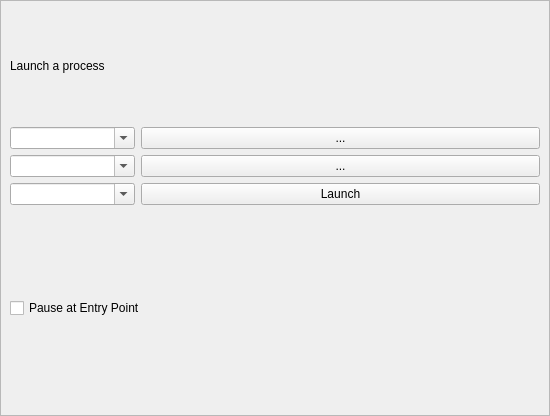
<?xml version="1.0" encoding="UTF-8"?>
<ui version="4.0">
 <class>ProcessLauncherWidget</class>
 <widget class="QWidget" name="ProcessLauncherWidget">
  <property name="geometry">
   <rect>
    <x>0</x>
    <y>0</y>
    <width>550</width>
    <height>416</height>
   </rect>
  </property>
  <property name="windowTitle">
   <string>Form</string>
  </property>
  <layout class="QGridLayout" name="gridLayout">
   <property name="leftMargin">
    <number>0</number>
   </property>
   <property name="topMargin">
    <number>0</number>
   </property>
   <property name="rightMargin">
    <number>0</number>
   </property>
   <property name="bottomMargin">
    <number>0</number>
   </property>
   <item row="0" column="0">
    <widget class="QSplitter" name="splitter">
     <property name="orientation">
      <enum>Qt::Vertical</enum>
     </property>
     <widget class="QFrame" name="frame">
      <property name="frameShape">
       <enum>QFrame::StyledPanel</enum>
      </property>
      <property name="frameShadow">
       <enum>QFrame::Raised</enum>
      </property>
      <layout class="QGridLayout" name="gridLayout_3">
       <item row="0" column="0">
        <layout class="QVBoxLayout" name="verticalLayout">
         <item>
          <layout class="QGridLayout" name="gridLayout_2" columnstretch="0,90">
           <item row="0" column="0">
            <widget class="QLabel" name="LaunchProcessLabel">
             <property name="text">
              <string>Launch a process</string>
             </property>
            </widget>
           </item>
           <item row="1" column="0">
            <widget class="QComboBox" name="ProcessComboBox">
             <property name="editable">
              <bool>true</bool>
             </property>
             <property name="placeholderText">
              <string>Process</string>
             </property>
            </widget>
           </item>
           <item row="1" column="1">
            <widget class="QPushButton" name="BrowseProcessButton">
             <property name="text">
              <string>...</string>
             </property>
            </widget>
           </item>
           <item row="2" column="0">
            <widget class="QComboBox" name="WorkingDirComboBox">
             <property name="editable">
              <bool>true</bool>
             </property>
             <property name="placeholderText">
              <string>Working directory</string>
             </property>
            </widget>
           </item>
           <item row="2" column="1">
            <widget class="QPushButton" name="BrowseWorkingDirButton">
             <property name="text">
              <string>...</string>
             </property>
            </widget>
           </item>
           <item row="3" column="0">
            <widget class="QComboBox" name="ArgumentsComboBox">
             <property name="editable">
              <bool>true</bool>
             </property>
             <property name="placeholderText">
              <string>Arguments</string>
             </property>
            </widget>
           </item>
           <item row="3" column="1">
            <widget class="QPushButton" name="LaunchButton">
             <property name="text">
              <string>Launch</string>
             </property>
            </widget>
           </item>
          </layout>
         </item>
         <item>
          <layout class="QHBoxLayout" name="horizontalLayout">
           <item>
            <widget class="QCheckBox" name="PauseAtEntryPoingCheckBox">
             <property name="toolTip">
              <string>Resume exectution by starting a capture</string>
             </property>
             <property name="text">
              <string>Pause at Entry Point</string>
             </property>
            </widget>
           </item>
           <item>
            <spacer name="horizontalSpacer">
             <property name="orientation">
              <enum>Qt::Horizontal</enum>
             </property>
             <property name="sizeHint" stdset="0">
              <size>
               <width>198</width>
               <height>20</height>
              </size>
             </property>
            </spacer>
           </item>
           <item>
            <widget class="QLabel" name="ErrorLabel">
             <property name="text">
              <string/>
             </property>
            </widget>
           </item>
          </layout>
         </item>
        </layout>
       </item>
      </layout>
     </widget>
    </widget>
   </item>
  </layout>
 </widget>
 <resources/>
 <connections/>
</ui>
